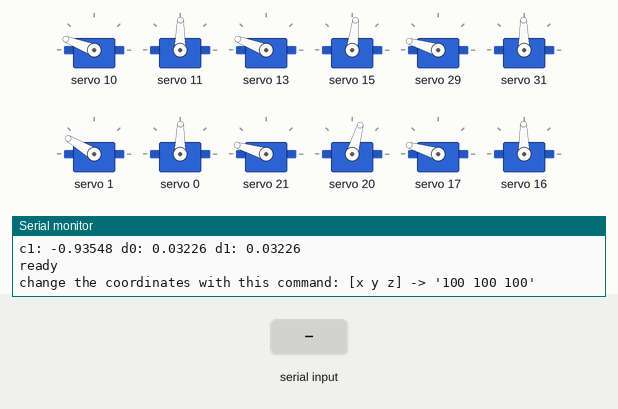
This sketch was run on a simulated ESP8266 (NodeMCU). Shown: 12 × servo, the last lines printed to the serial monitor. Inputs (shaded band) come from the test bench.

Above: at 9.2 s.
9.3 s: "90 45\n" received over Serial
At 12.2 s:
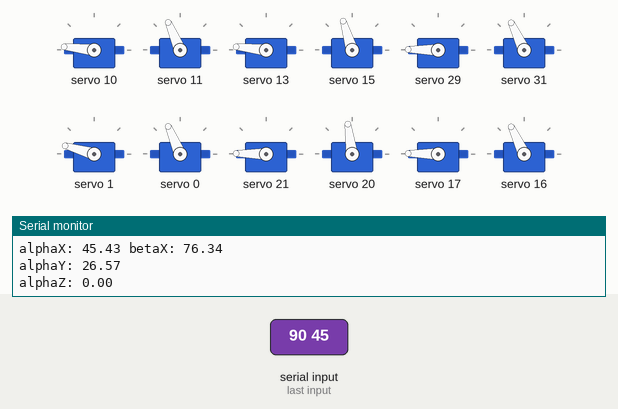
12.3 s: "30 150 10\n" received over Serial
At 15.05 s:
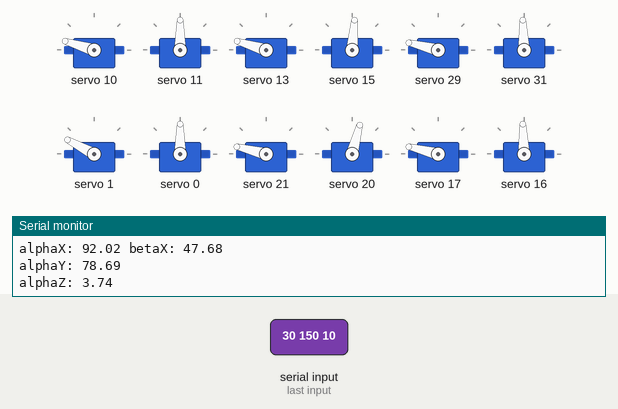
15.3 s: "1\n" received over Serial
18.3 s: "4\n" received over Serial
At 20.6 s:
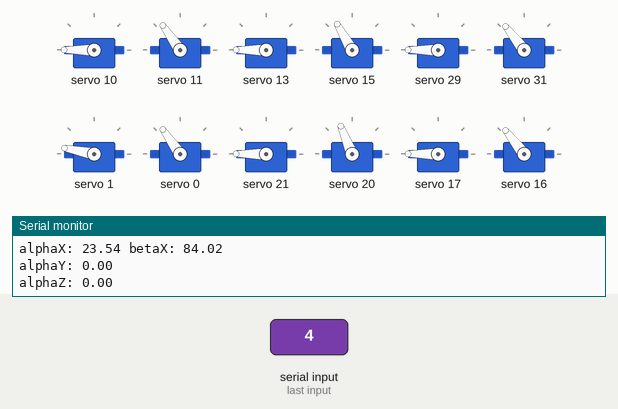
21.3 s: "1 90 45\n" received over Serial
At 22.49 s:
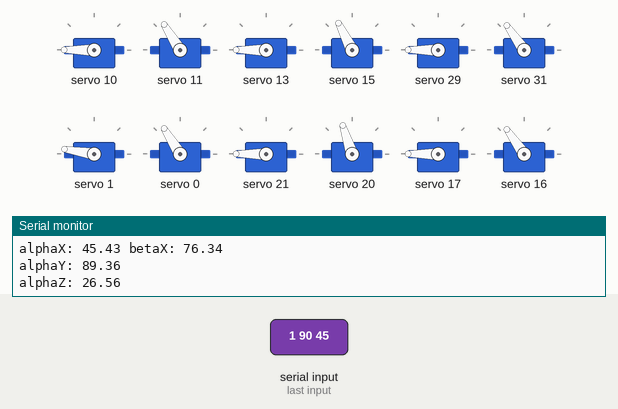
24.3 s: "30 150\n" received over Serial
At 25.79 s:
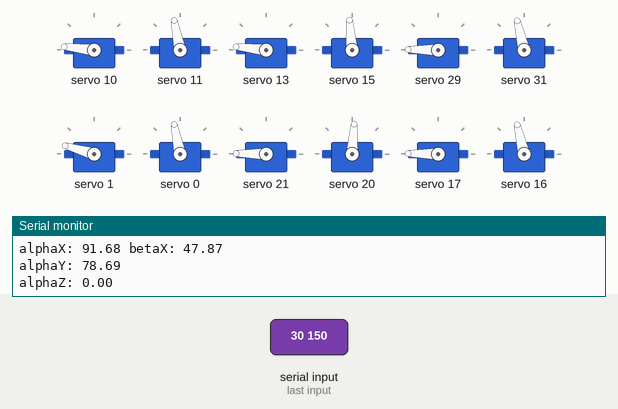
Timing chart, 0 to 28.3 s (numbered marks = the images above; inputs shaded):
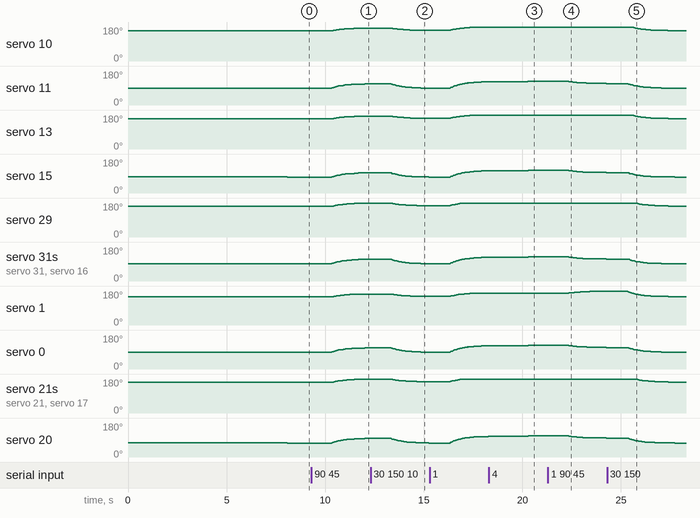

The sketch:

TestProgramInverseKinematicXYZ.ino
```cpp
/**
 * Program to test out smoother movements and standing up
 * Created:   21.12.2021
 * Modified:  30.12.2021
 * Author:    Philipp Schulz
 */
/* --------------------------used PWM pins on boards----------------------
   Leg Nr. | Direction | Joint | Board Nr. | Pin Nr. | Servo Nr.
      1    |    left   |  hip  |     1     |    14   |      4
      1    |    left   | knee  |     1     |    13   |      5
      1    |    left   | foot  |     1     |    15   |      6
      2    |   right   |  hip  |     1     |     9   |      1
      2    |   right   | knee  |     1     |    10   |      2
      2    |   right   | foot  |     1     |    11   |      3
      3    |    left   |  hip  |     1     |     2   |     10
      3    |    left   | knee  |     1     |     1   |     11
      3    |    left   | foot  |     1     |     0   |     12
      4    |   right   |  hip  |     2     |    14   |      7
      4    |   right   | knee  |     2     |    13   |      8
      4    |   right   | foot  |     2     |    15   |      9
      5    |    left   |  hip  |     2     |     2   |     16
      5    |    left   | knee  |     2     |     1   |     17
      5    |    left   | foot  |     2     |     0   |     18
      6    |   right   |  hip  |     2     |     6   |     13
      6    |   right   | knee  |     2     |     5   |     14
      6    |   right   | foot  |     2     |     4   |     15
// --------------------------used PWM pins on boards----------------------*/

// library imports
#include <Wire.h>
#include <Adafruit_PWMServoDriver.h>
#include <ESP8266WiFi.h>

// objects of PWM driver boards
Adafruit_PWMServoDriver pwm1 = Adafruit_PWMServoDriver(0x40);              //object of the pwm driver board
Adafruit_PWMServoDriver pwm2 = Adafruit_PWMServoDriver(0x41);              //object of the pwm driver board

// frequency at which the PWM boards run
#define FREQUENCY 50

// variables to track states of all servos

// calibration values for servo pule length counts (out of 4096); [board1 board2]
int servoMin[] = {644, 697};
int servoMax[] = {2633,2741};

// X-Axis angles, calculated via inverse kinematic model, index corresponds with leg number-1
int alphaX[] = {0,0,0,0,0,0};
int betaX[] =  {0,0,0,0,0,0};
// Y-Axis angles, calculated via inverse kinematic model, index corresponds with leg number-1
int alphaY[] = {0,0,0,0,0,0};
// Z-Axis angles, calculated via inverse kinematic model, index corresponds with leg number-1
int alphaZ[] = {0,0,0,0,0,0};

// model parameters to convert inverse kinematic model angles into the actual servo angles
// index:     1  2   3  4  5   6       7  8   9     10 11  12 13 14  15 16 17  18
float m[] = {-1, 1, -1, 1, 1, -1,-0.9444, 1, -1,0.9722, 1, -1,-1, 1, -1, 1, 1, -1};
float b[] = {90,95,165,75,95,160,     65,90,160,   100,85,165,90,90,145,90,90,160};

// constants of the physical body
float offsetX = 38.2;                                     // offset of the X-axis [mm]
float legLength = 74.5;                                   // length of the middle part of each leg [mm]
float footLength = 85.15;                                 // length of the foot of each leg [mm]

// control loop variables
float cycleTime = 0.01;                                   // time between individual cycles of movements [s]
float homingDelay = 500;                                  // delay between individual homing of servos at startup [ms]
long previousTime = 0;                                    // timestamp of previous cycle
float PT1_K = 1;                                          // proportional component of simulated PT1
float PT1_T = 0.15;                                       // time component of simulated PT1 [s]
float c1 = 0;                                             // c1 component of DZG of discrete PT1
float d0 = 0;                                             // d0 component of DZG of discrete PT1
float d1 = 0;                                             // d1 component of DZG of discrete PT1

// current target values of all servos
//                 1,2, 3, 4, 5 6, 7,8, 9, 10,11,12,13,14,15,16,17,18
float targets[] = {0,45,90,0,45,90,0,45,90, 0,45,90, 0,45,90, 0,45,90};
// previous target values of all servos
float targetsOld[] = {targets[0],targets[1],targets[2],targets[3],targets[4],targets[5],targets[6],
                      targets[7],targets[8],targets[9],targets[10],targets[11],targets[12],targets[13],
                      targets[14],targets[15],targets[16],targets[17]};
// current values of all servos
float currents[] = {targets[0],targets[1],targets[2],targets[3],targets[4],targets[5],targets[6],
                    targets[7],targets[8],targets[9],targets[10],targets[11],targets[12],targets[13],
                    targets[14],targets[15],targets[16],targets[17]};
// previous values of all servos
float currentsOld[] = {currents[0],currents[1],currents[2],currents[3],currents[4],currents[5],currents[6],
                       currents[7],currents[8],currents[9],currents[10],currents[11],currents[12],currents[13],
                       currents[14],currents[15],currents[16],currents[17]};

// method to convert a given angle into a number in 4096 for PWM board 1
int pulseWidth(int angle, int boardNumber){
  int pulse_wide, analog_value;
  pulse_wide = map(angle, 0, 180, servoMin[boardNumber], servoMax[boardNumber]);
  analog_value = int(float(pulse_wide) / 1000000 * FREQUENCY * 4096);
  return analog_value;
}

// method to home all servos based on the initial target values
void homeServos() {
  Serial.println("starting homing");
  setServoByNumber(2,targets[2-1]);                            // home knee joint front right
  setServoByNumber(3,targets[3-1]);                            // home foot joint front right
  delay(homingDelay);
  setServoByNumber(5,targets[5-1]);                            // home knee joint front left
  setServoByNumber(6,targets[6-1]);                            // home foot joint front left
  delay(homingDelay);
  setServoByNumber(8,targets[8-1]);                            // home knee joint middle right
  setServoByNumber(9,targets[9-1]);                            // home foot joint middle right
  delay(homingDelay);
  setServoByNumber(11,targets[11-1]);                          // home knee joint middle left
  setServoByNumber(12,targets[12-1]);                          // home foot joint middle left
  delay(homingDelay);
  setServoByNumber(14,targets[14-1]);                          // home knee joint back right
  setServoByNumber(15,targets[15-1]);                          // home foot joint back right
  delay(homingDelay);
  setServoByNumber(17,targets[17-1]);                          // home knee joint back left
  setServoByNumber(18,targets[18-1]);                          // home foot joint back left
  delay(homingDelay);
  setServoByNumber(1,targets[1-1]);                            // home hip joint front right
  delay(homingDelay);
  setServoByNumber(4,targets[4-1]);                            // home hip joint front left
  delay(homingDelay);
  setServoByNumber(7,targets[7-1]);                            // home hip joint middle right
  delay(homingDelay);
  setServoByNumber(10,targets[10-1]);                          // home hip joint middle left
  delay(homingDelay);
  setServoByNumber(13,targets[13-1]);                          // home hip joint back right
  delay(homingDelay);
  setServoByNumber(16,targets[16-1]);                          // home hip joint back left
  delay(homingDelay);
}

// method to set a servo by its number to a new targetPosition
void setServoByNumber(int servoNumber, float targetPosition) {
  switch(servoNumber) {                                   // go over all possible servo numbers
    case 1:
      pwm1.setPWM(9,0,pulseWidth(modelConversionIKM(servoNumber,targetPosition),0));// move servo 1 in position
      break;
    case 2:
      pwm1.setPWM(10,0,pulseWidth(modelConversionIKM(servoNumber,targetPosition),0));// move servo 2 in position
      break;
    case 3:
      pwm1.setPWM(11,0,pulseWidth(modelConversionIKM(servoNumber,targetPosition),0));// move servo 3 in position
      break;
    case 4:
      pwm1.setPWM(14,0,pulseWidth(modelConversionIKM(servoNumber,targetPosition),0));// move servo 4 in position
      break;
    case 5:
      pwm1.setPWM(13,0,pulseWidth(modelConversionIKM(servoNumber,targetPosition),0));// move servo 5 in position
      break;
    case 6:
      pwm1.setPWM(15,0,pulseWidth(modelConversionIKM(servoNumber,targetPosition),0));// move servo 6 in position
      break;
    case 7:
      pwm2.setPWM(14,0,pulseWidth(modelConversionIKM(servoNumber,targetPosition),1));// move servo 7 in position
      break;
    case 8:
      pwm2.setPWM(13,0,pulseWidth(modelConversionIKM(servoNumber,targetPosition),1));// move servo 8 in position
      break;
    case 9:
      pwm2.setPWM(15,0,pulseWidth(modelConversionIKM(servoNumber,targetPosition),1));// move servo 9 in position
      break;
    case 10:
      pwm1.setPWM(2,0,pulseWidth(modelConversionIKM(servoNumber,targetPosition),0));// move servo 10 in position
      break;
    case 11:
      pwm1.setPWM(1,0,pulseWidth(modelConversionIKM(servoNumber,targetPosition),0));// move servo 11 in position
      break;
    case 12:
      pwm1.setPWM(0,0,pulseWidth(modelConversionIKM(servoNumber,targetPosition),0));// move servo 12 in position
      break;
    case 13:
      pwm2.setPWM(6,0,pulseWidth(modelConversionIKM(servoNumber,targetPosition),1));// move servo 13 in position
      break;
    case 14:
      pwm2.setPWM(5,0,pulseWidth(modelConversionIKM(servoNumber,targetPosition),1));// move servo 14 in position
      break;
    case 15:
      pwm2.setPWM(4,0,pulseWidth(modelConversionIKM(servoNumber,targetPosition),1));// move servo 15 in position
      break;
    case 16:
      pwm2.setPWM(2,0,pulseWidth(modelConversionIKM(servoNumber,targetPosition),1));// move servo 16 in position
      break;
    case 17:
      pwm2.setPWM(1,0,pulseWidth(modelConversionIKM(servoNumber,targetPosition),1));// move servo 17 in position
      break;
    case 18:
      pwm2.setPWM(0,0,pulseWidth(modelConversionIKM(servoNumber,targetPosition),1));// move servo 18 in position
      break;
  }
  currentsOld[servoNumber-1] = currents[servoNumber-1];   // save new old position
  currents[servoNumber-1] = targetPosition;             // save new current position
}

// method to implement the discrete model for the servo
float servoModel(float previousPosition, float previousTarget, float currentTarget) {
  return (d0*currentTarget)+(d1*previousTarget)-(c1*previousPosition);
}

// method to convert the angle calculated by the inverse kinematic model into acutal usable angles
float modelConversionIKM(int servoNumber, float angle) {
  return (angle*m[servoNumber-1] + b[servoNumber-1]);
}

// method to calculate required values for servo model based on given constants
void initializeServoModel() {
  c1 = (cycleTime - 2*PT1_T)/(cycleTime + 2*PT1_T);       // calculate c1 component of discrete PT1
  d0 = (PT1_K * cycleTime)/(2*PT1_T + cycleTime);         // calculate d0 component of discrete PT1
  d1 = d0;                                                // calculate d1 component of discrete PT1
  //print out coefficients for testing
  Serial.print("c1: ");
  Serial.print(c1,5);
  Serial.print(" d0: ");
  Serial.print(d0,5);
  Serial.print(" d1: ");
  Serial.println(d1,5);
}

// https://stackoverflow.com/questions/9072320/split-string-into-string-array
String getValue(String data, char separator, int index)
{
  int found = 0;
  int strIndex[] = {0, -1};
  int maxIndex = data.length()-1;

  for(int i=0; i<=maxIndex && found<=index; i++){
    if(data.charAt(i)==separator || i==maxIndex){
        found++;
        strIndex[0] = strIndex[1]+1;
        strIndex[1] = (i == maxIndex) ? i+1 : i;
    }
  }

  return found>index ? data.substring(strIndex[0], strIndex[1]) : "";
}

//method controlling the 'main' program. This is what should be done inside the cycles created from the loop method
void runProgram() {
  // check if new inputs are given, handle those accordingly
  if(Serial.available()) {  // if Serial input was given
    String input = Serial.readString();   // get input

    Serial.println(input);
    // get new coordinates from Serial input
    int newX = getValue(input, ' ', 0).toInt();
    int newY = getValue(input, ' ', 1).toInt();
    int newZ = getValue(input, ' ', 2).toInt();
    Serial.println("input: X: "+String(newX)+" Y: "+String(newY)+" Z: "+String(newZ));

    // calculate new Y-axis angles for all legs
    double newXFromY = sqrt(sq(newX) + sq(newY));
    double newAlphaY = asin(double(newY) / double(newXFromY))*180/PI;

    // calculate new Z-axis angles for all legs
    double newXFromZ = sqrt(sq(newXFromY) + sq(newZ));
    double newAlphaZ = asin(double(newZ) / double(newXFromZ))*180/PI;

    // calculate new X-axis angles for all legs
    double newAlphaX = acos(double(sq(legLength) + sq(footLength) - sq(newXFromZ-offsetX))/double(2*legLength*footLength))*180/PI;
    double newBetaX = acos(double(sq(newXFromZ-offsetX) + sq(legLength) - sq(footLength))/double(2*(newXFromZ-offsetX)*legLength))*180/PI;
    Serial.println("alphaX: "+String(newAlphaX)+" betaX: "+String(newBetaX));
    Serial.println("alphaY: "+String(newAlphaY));
    Serial.println("alphaZ: "+String(newAlphaZ));

    // save new angles for all legs
    for(int i=0;i<6;i++) {
      alphaX[i] = newAlphaX;
      betaX[i] = newBetaX;
      alphaY[i] = newAlphaY;
      alphaZ[i] = newAlphaZ;
    }

    // set new targets
    // front left
    targets[4-1] = alphaY[0];                                   // set new target angle 4
    targets[5-1] = betaX[0]+alphaZ[0];                          // set new target angle 5
    targets[6-1] = alphaX[0];                                   // set new target angle 6
    // front right
    targets[1-1] = alphaY[1];                                   // set new target angle 1
    targets[2-1] = betaX[1]+alphaZ[1];                          // set new target angle 2
    targets[3-1] = alphaX[1];                                   // set new target angle 3
    // middle left
    targets[10-1] = alphaY[2];                                  // set new target angle 10
    targets[11-1] = betaX[2]+alphaZ[2];                         // set new target angle 11
    targets[12-1] = alphaX[2];                                  // set new target angle 12
    // middle right
    targets[7-1] = alphaY[3];                                   // set new target angle 7
    targets[8-1] = betaX[3]+alphaZ[3];                          // set new target angle 8
    targets[9-1] = alphaX[3];                                   // set new target angle 9
    // back left
    targets[13-1] = alphaY[5];                                  // set new target angle 13
    targets[14-1] = betaX[5]+alphaZ[5];                         // set new target angle 14
    targets[15-1] = alphaX[5];                                  // set new target angle 15
    // back right
    targets[16-1] = alphaY[4];                                  // set new target angle 16
    targets[17-1] = betaX[4]+alphaZ[4];                         // set new target angle 17
    targets[18-1] = alphaX[4];                                  // set new target angle 18
  }

  // check if cycle time for servo models is reached
  if(millis()-previousTime >= cycleTime*1000) {
    // update all servo models
    for(int i=1;i<19;i++){
      setServoByNumber(i,servoModel(currentsOld[i-1], targetsOld[i-1], targets[i-1])); // set new servo value 1
    }
    previousTime = millis();
  }
}

void setup() {
  WiFi.forceSleepBegin();                                 // WIFI is not required, turn it off to save power
  Serial.begin(9600);                                   // begin Serial
  delay(1000);
  pwm1.begin();                                           // start up PWM board 1
  pwm2.begin();                                           // start up PWM board 2
  pwm1.setPWMFreq(FREQUENCY);                             // set PWM frequency for PWM board 1
  pwm2.setPWMFreq(FREQUENCY);                             // set PWM frequency for PWM board 2
  homeServos();                                           // home all servos
  Serial.println("homing done, calculating model");
  delay(1000);
  initializeServoModel();                                 // calculate required values for servo model
  Serial.println("ready");                                // send out signal that tests can start
  Serial.println("change the coordinates with this command: [x y z] -> '100 100 100'");
}

void loop() {
    runProgram();                                         // call the cycle function to run the program
}
```

Measured:
- after the input at 9.3 s, servo 10: moves from 159° to 174° over 1.1 s, starting after 1.0 s; servo 11: moves from 89° to 113° over 1.7 s, starting after 1.0 s
- after the input at 12.3 s, servo 11, servo 0: moves from 113° to 89° over 1.9 s, starting after 1.0 s
- after the input at 18.3 s, servo 11: 123° → 124° after 1.3 s instead of 0.61 s; servo 15: 118° → 119° after 1.3 s instead of 0.62 s; servo 31, servo 16: 126° → 127° after 1.3 s instead of 0.62 s; servo 1: stays 169° (without the input it goes to 170° after 0.24 s); servo 0: 123° → 124° after 1.3 s instead of 0.62 s
- after the input at 21.3 s, servo 11: moves from 125° to 113° over 1.9 s, starting after 1.0 s; servo 15: moves from 120° to 108° over 1.9 s, starting after 1.0 s
- after the input at 24.3 s, servo 11: moves from 113° to 89° over 2.3 s, starting after 1.1 s; servo 15: moves from 108° to 83° over 2.4 s, starting after 1.0 s
